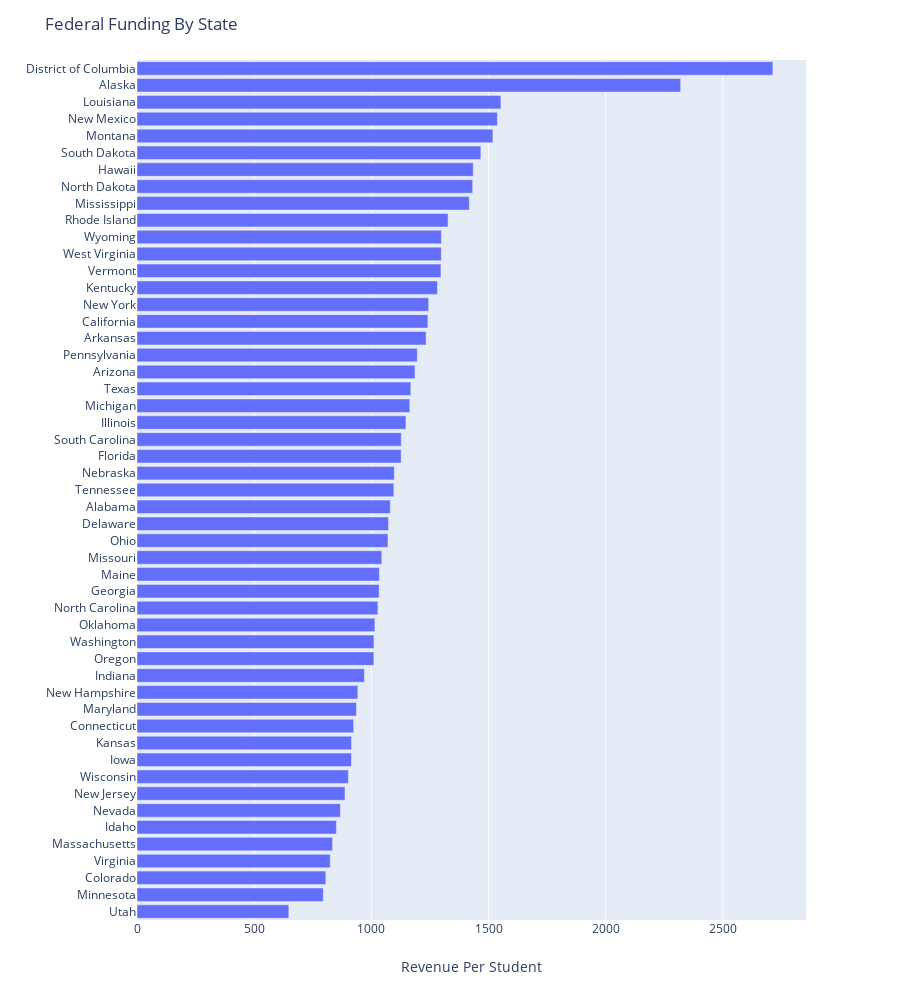

The cell this chart's notebook holds for it:
### Code cell
v = data.groupby('STNAME').agg({'TFEDREV' : 'sum', 'V33' : 'sum'}).reset_index().sort_values('TFEDREV')

v['Revenue Per Student'] = v['TFEDREV'] / v['V33']

v = v.sort_values('Revenue Per Student')

fig = px.bar(v, x='Revenue Per Student', y='STNAME', orientation='h', height = 1000,
             labels=dict(TFEDREV='Revenue', TOTALEXP='Expenditure', STNAME='State'))

fig.layout.title.text = 'Federal Funding By State'
fig.layout.xaxis.title = 'Revenue Per Student'
fig.layout.yaxis.title = ''

fig.show()

### Figure 1 — Plotly figure (JSON) as saved in the notebook; plotly's stock layout.template omitted (floating-point values rounded to 4 significant figures)
{"data": [{"alignmentgroup": "True", "hoverlabel": {"namelength": 0}, "hovertemplate": "Revenue Per Student=%{x}<br>State=%{y}", "legendgroup": "", "marker": {"color": "#636efa"}, "name": "", "offsetgroup": "", "orientation": "h", "showlegend": false, "textposition": "auto", "type": "bar", "x": [647.8, 794.7, 805.7, 824.5, 834.6, 850.7, 867.9, 887.5, 901.9, 915.1, 915.5, 924.5, 936.3, 942.4, 970.4, 1011.0, 1011.0, 1015.0, 1028.0, 1033.0, 1034.0, 1044.0, 1071.0, 1073.0, 1081.0, 1096.0, 1098.0, 1127.0, 1128.0, 1148.0, 1164.0, 1168.0, 1186.0, 1196.0, 1233.0, 1241.0, 1245.0, 1282.0, 1297.0, 1299.0, 1299.0, 1327.0, 1418.0, 1432.0, 1435.0, 1467.0, 1519.0, 1538.0, 1553.0, 2320.0, 2713.0], "xaxis": "x", "y": ["Utah", "Minnesota", "Colorado", "Virginia", "Massachusetts", "Idaho", "Nevada", "New Jersey", "Wisconsin", "Iowa", "Kansas", "Connecticut", "Maryland", "New Hampshire", "Indiana", "Oregon", "Washington", "Oklahoma", "North Carolina", "Georgia", "Maine", "Missouri", "Ohio", "Delaware", "Alabama", "Tennessee", "Nebraska", "Florida", "South Carolina", "Illinois", "Michigan", "Texas", "Arizona", "Pennsylvania", "Arkansas", "California", "New York", "Kentucky", "Vermont", "West Virginia", "Wyoming", "Rhode Island", "Mississippi", "North Dakota", "Hawaii", "South Dakota", "Montana", "New Mexico", "Louisiana", "Alaska", "District of Columbia"], "yaxis": "y"}], "layout": {"barmode": "relative", "height": 1000, "legend": {"tracegroupgap": 0}, "margin": {"t": 60}, "title": {"text": "Federal Funding By State"}, "xaxis": {"anchor": "y", "domain": [0, 0.98], "title": {"text": "Revenue Per Student"}}, "yaxis": {"anchor": "x", "domain": [0, 1], "title": {"text": ""}}}}
